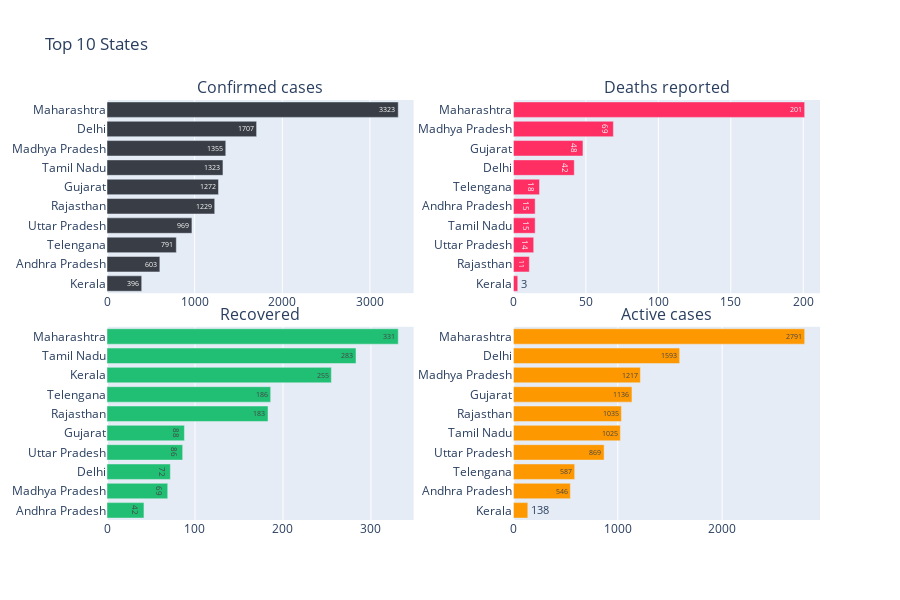

The notebook cell this image was saved under:
### Code cell
#Creating Figures
plot_c = px.bar(top_10.sort_values('Confirmed') ,x="Confirmed",y = top_10.sort_values('Confirmed').index,
               text='Confirmed', orientation='h', color_discrete_sequence = [cnf])

plot_d = px.bar(top_10.sort_values('Deaths'),x="Deaths",y = top_10.sort_values('Deaths').index,
               text='Deaths', orientation='h', color_discrete_sequence = [dth])

plot_r = px.bar(top_10.sort_values('Cured'),x="Cured",y = top_10.sort_values('Cured').index,
               text='Cured', orientation='h', color_discrete_sequence = [rec])

plot_a = px.bar(top_10.sort_values('Active'),x="Active",y = top_10.sort_values('Active').index,
               text='Active', orientation='h', color_discrete_sequence = [act])


# plot
fig = make_subplots(rows=2, cols=2, shared_xaxes=False, horizontal_spacing=0.14, vertical_spacing=0.08,
                    subplot_titles=('Confirmed cases', 'Deaths reported', 'Recovered', 'Active cases'))

fig.add_trace(plot_c['data'][0],row=1, col=1)
fig.add_trace(plot_d['data'][0],row=1, col=2)
fig.add_trace(plot_r['data'][0],row=2, col=1)
fig.add_trace(plot_a['data'][0],row=2, col=2)

fig.update_layout(height=600 ,title_text="Top 10 States ")

### Figure 1 — Plotly figure (JSON) as saved in the notebook; plotly's stock layout.template omitted (floating-point values rounded to 4 significant figures)
{"data": [{"alignmentgroup": "True", "hoverlabel": {"namelength": 0}, "hovertemplate": "Confirmed=%{text}<br>y=%{y}", "legendgroup": "", "marker": {"color": "#393e46"}, "name": "", "offsetgroup": "", "orientation": "h", "showlegend": false, "text": [396, 603, 791, 969, 1229, 1272, 1323, 1355, 1707, 3323], "textposition": "auto", "type": "bar", "x": [396, 603, 791, 969, 1229, 1272, 1323, 1355, 1707, 3323], "xaxis": "x", "y": ["Kerala", "Andhra Pradesh", "Telengana", "Uttar Pradesh", "Rajasthan", "Gujarat", "Tamil Nadu", "Madhya Pradesh", "Delhi", "Maharashtra"], "yaxis": "y"}, {"alignmentgroup": "True", "hoverlabel": {"namelength": 0}, "hovertemplate": "Deaths=%{text}<br>y=%{y}", "legendgroup": "", "marker": {"color": "#ff2e63"}, "name": "", "offsetgroup": "", "orientation": "h", "showlegend": false, "text": [3, 11, 14, 15, 15, 18, 42, 48, 69, 201], "textposition": "auto", "type": "bar", "x": [3, 11, 14, 15, 15, 18, 42, 48, 69, 201], "xaxis": "x2", "y": ["Kerala", "Rajasthan", "Uttar Pradesh", "Tamil Nadu", "Andhra Pradesh", "Telengana", "Delhi", "Gujarat", "Madhya Pradesh", "Maharashtra"], "yaxis": "y2"}, {"alignmentgroup": "True", "hoverlabel": {"namelength": 0}, "hovertemplate": "Cured=%{text}<br>y=%{y}", "legendgroup": "", "marker": {"color": "#21bf73"}, "name": "", "offsetgroup": "", "orientation": "h", "showlegend": false, "text": [42, 69, 72, 86, 88, 183, 186, 255, 283, 331], "textposition": "auto", "type": "bar", "x": [42, 69, 72, 86, 88, 183, 186, 255, 283, 331], "xaxis": "x3", "y": ["Andhra Pradesh", "Madhya Pradesh", "Delhi", "Uttar Pradesh", "Gujarat", "Rajasthan", "Telengana", "Kerala", "Tamil Nadu", "Maharashtra"], "yaxis": "y3"}, {"alignmentgroup": "True", "hoverlabel": {"namelength": 0}, "hovertemplate": "Active=%{text}<br>y=%{y}", "legendgroup": "", "marker": {"color": "#fe9801"}, "name": "", "offsetgroup": "", "orientation": "h", "showlegend": false, "text": [138, 546, 587, 869, 1025, 1035, 1136, 1217, 1593, 2791], "textposition": "auto", "type": "bar", "x": [138, 546, 587, 869, 1025, 1035, 1136, 1217, 1593, 2791], "xaxis": "x4", "y": ["Kerala", "Andhra Pradesh", "Telengana", "Uttar Pradesh", "Tamil Nadu", "Rajasthan", "Gujarat", "Madhya Pradesh", "Delhi", "Maharashtra"], "yaxis": "y4"}], "layout": {"annotations": [{"font": {"size": 16}, "showarrow": false, "text": "Confirmed cases", "x": 0.215, "xanchor": "center", "xref": "paper", "y": 1, "yanchor": "bottom", "yref": "paper"}, {"font": {"size": 16}, "showarrow": false, "text": "Deaths reported", "x": 0.785, "xanchor": "center", "xref": "paper", "y": 1, "yanchor": "bottom", "yref": "paper"}, {"font": {"size": 16}, "showarrow": false, "text": "Recovered", "x": 0.215, "xanchor": "center", "xref": "paper", "y": 0.46, "yanchor": "bottom", "yref": "paper"}, {"font": {"size": 16}, "showarrow": false, "text": "Active cases", "x": 0.785, "xanchor": "center", "xref": "paper", "y": 0.46, "yanchor": "bottom", "yref": "paper"}], "height": 600, "title": {"text": "Top 10 States "}, "xaxis": {"anchor": "y", "domain": [0, 0.43]}, "xaxis2": {"anchor": "y2", "domain": [0.57, 1]}, "xaxis3": {"anchor": "y3", "domain": [0, 0.43]}, "xaxis4": {"anchor": "y4", "domain": [0.57, 1]}, "yaxis": {"anchor": "x", "domain": [0.54, 1]}, "yaxis2": {"anchor": "x2", "domain": [0.54, 1]}, "yaxis3": {"anchor": "x3", "domain": [0, 0.46]}, "yaxis4": {"anchor": "x4", "domain": [0, 0.46]}}}
